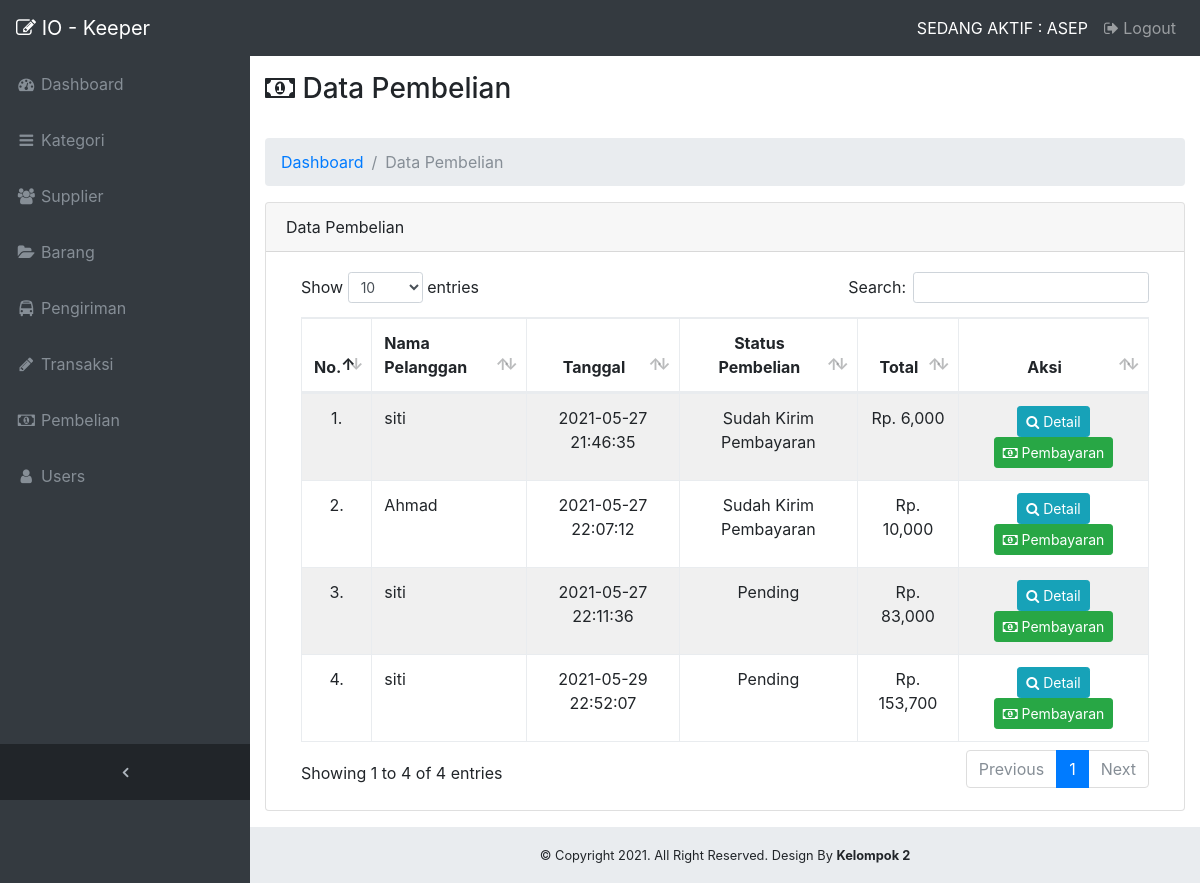
Page /admin/?page=pembelian (signed in) on the earlier database version.
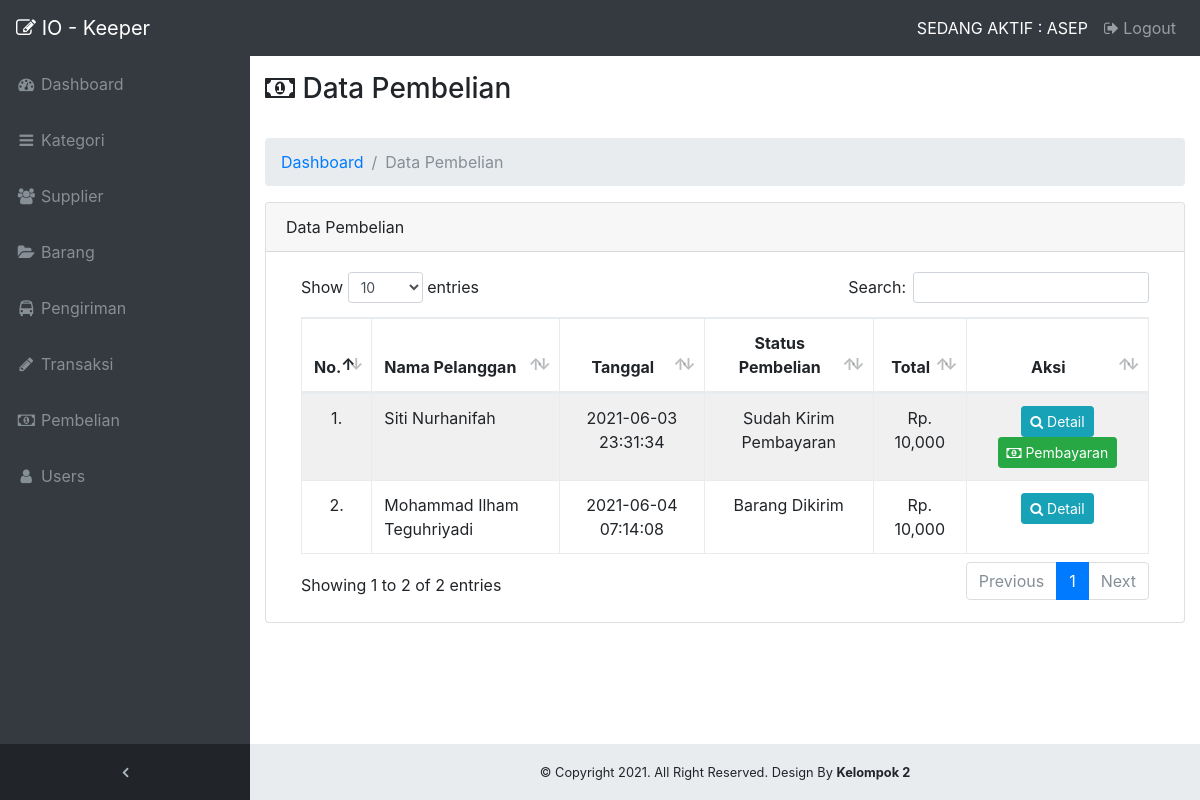
Same page on the later database version.
### tables this page shows
CREATE TABLE `pembelian` (
  `id_pembelian` int(100) NOT NULL,
  `id_pelanggan` int(100) NOT NULL,
  `id_ongkir` int(100) NOT NULL,
  `tanggal_pembelian` datetime DEFAULT NULL,
  `total_pembelian` double DEFAULT NULL,
  `nama_kota` varchar(100) NOT NULL,
  `tarif` double DEFAULT NULL,
  `alamat_pengiriman` text,
  `status_pembelian` varchar(50) DEFAULT 'pending',
  `resi_pengiriman` int(50) DEFAULT NULL
);

CREATE TABLE `pelanggan` (
  `id_pelanggan` int(100) NOT NULL,
  `email_pelanggan` varchar(100) NOT NULL,
  `password_pelanggan` varchar(255) NOT NULL,
  `nama_pelanggan` varchar(100) NOT NULL,
  `telepon_pelanggan` varchar(100) NOT NULL,
  `alamat_pelanggan` text NOT NULL
);

### admin/page/pembelian/data_pembelian.php (the view, shortened to what this page needs)
<div class="container-fluid">
    <div class="row">
        <div class="col-md-12">
            <h3><i class="fa fa-money"></i> Data Pembelian</h3>
            <br>
        </div>
    </div>
    <ol class="breadcrumb">
        <li class="breadcrumb-item">
            <a href="?page=dashboard">Dashboard</a>
        </li>
        <li class="breadcrumb-item active">Data Pembelian</li>
    </ol>
    <div class="card mb-3">
        <div class="card-header">
            Data Pembelian
        </div>
        <div class="card-body">
            <div class="table-responsive">
                <table class="table table-bordered" id="dataTable" width="100%" cellspacing="0">
                    <thead>
                        <tr>
                            <th class="text-center">No.</th>
                            <th>Nama Pelanggan</th>
                            <th class="text-center">Tanggal</th>
                            <th class="text-center">Status Pembelian</th>
                            <th class="text-center">Total</th>
                            <th class="text-center">Aksi</th>
                        </tr>
                    </thead>
                    <tbody>
                        <?php
                        $no = 0;
                        $query = $con->query("SELECT * FROM pembelian JOIN pelanggan ON pembelian.id_pelanggan = pelanggan.id_pelanggan");
                        $bgcolor = "";
                        ?>
                        <?php foreach ($query as $data_pembelian) : ?>
                            <?php
                            if ($no % 2 == 0) {
                                $bgcolor = "#F0F0F0";
                            } else {
                                $bgcolor = "";
                            }
                            ?>
                            <tr bgcolor="<?php echo $bgcolor; ?>">
                                <td class="text-center"><?php echo ++$no; ?>.</td>
                                <td><?php echo $data_pembelian['nama_pelanggan'] ?></td>
                                <td class="text-center"><?php echo $data_pembelian['tanggal_pembelian'] ?></td>
                                <td class="text-center">
                                    <?php if ($data_pembelian['status_pembelian'] == "barang_dikirim") : ?>
                                        Barang Dikirim
                                    <?php elseif($data_pembelian['status_pembelian'] == "lunas") : ?>
                                        Lunas
                                    <?php elseif($data_pembelian['status_pembelian'] == "pending") : ?>
                                        Pending
                                    <?php elseif($data_pembelian['status_pembelian'] == "sudah kirim pembayaran") : ?>
                                        Sudah Kirim Pembayaran
                                    <?php else : ?>
                                        Tidak Ada
                                    <?php endif ?>
                                </td>
                                <td class="text-center">Rp. <?php echo number_format($data_pembelian['total_pembelian']); ?></td>
                                <td class="text-center">
                                    <a href="?page=detail_pembelian&id_pembelian=<?php echo $data_pembelian['id_pembelian']; ?>" class="btn btn-info btn-sm">
                                        <i class="fa fa-search"></i> Detail
                                    </a>
                                    <?php if ($data_pembelian['status_pembelian'] == "barang_dikirim") : ?>
                                    <?php else : ?>
                                        <a href="?page=pembayaran&id_pembelian=<?php echo $data_pembelian['id_pembelian']; ?>" class="btn btn-success btn-sm">
                                            <i class="fa fa-money"></i> Pembayaran
                                        </a>
                                    <?php endif ?>
                                </td>
                            </tr>
                        <?php endforeach ?>
                    </tbody>
                </table>
            </div>
        </div>
    </div>
</div>

Differences in the rows shown:
no longer on this page (row edited): pembelian: id_pelanggan.nama_pelanggan "siti", tanggal_pembelian "2021-05-27 21:46:35", shows "Sudah Kirim Pembayaran", total_pembelian "6,000"
removed pembelian: id_pelanggan.nama_pelanggan "siti", tanggal_pembelian "2021-05-27 22:11:36", status_pembelian "Pending", total_pembelian "83,000"
removed pembelian: id_pelanggan.nama_pelanggan "siti", tanggal_pembelian "2021-05-29 22:52:07", status_pembelian "Pending", total_pembelian "153,700"
changed pembelian: id_pelanggan.nama_pelanggan "Ahmad" → "Siti Nurhanifah"; tanggal_pembelian "2021-05-27 22:07:12" → "2021-06-03 23:31:34"
added pembelian: id_pelanggan.nama_pelanggan "Mohammad Ilham Teguhriyadi", tanggal_pembelian "2021-06-04 07:14:08", status_pembelian "Barang Dikirim", total_pembelian "10,000"
Other differences:
text written by a page script: "Show entries Search: Showing 1 to 4 of 4 entries Previous 1 Next" → "Show entries Search: Showing 1 to 2 of 2 entries Previous 1 Next"
